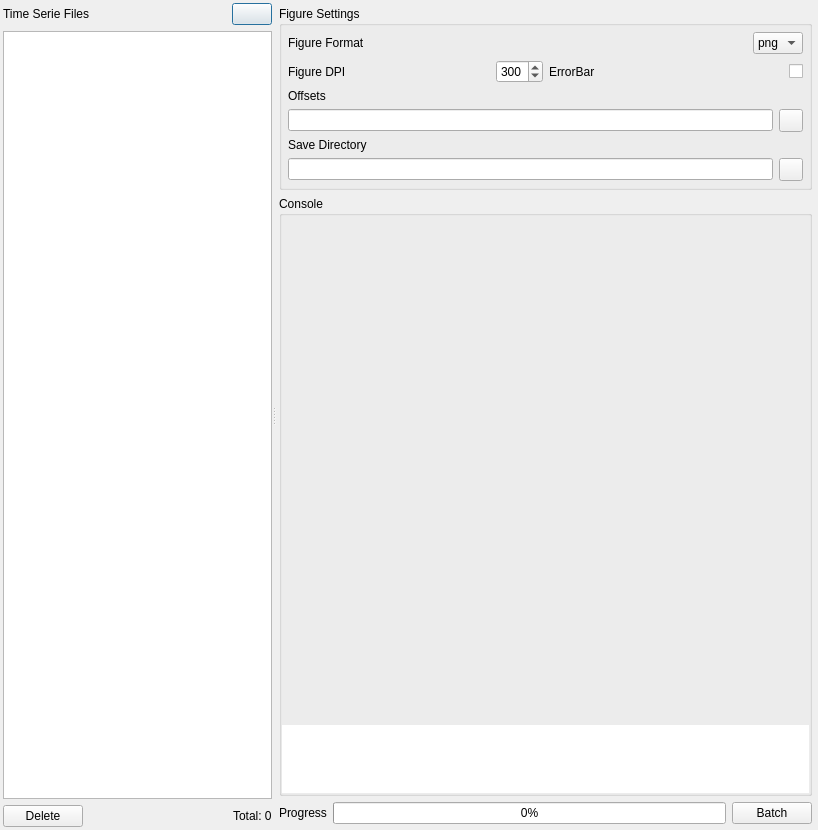
<?xml version="1.0" encoding="UTF-8"?>
<ui version="4.0">
 <class>Dialog</class>
 <widget class="QDialog" name="Dialog">
  <property name="geometry">
   <rect>
    <x>0</x>
    <y>0</y>
    <width>818</width>
    <height>817</height>
   </rect>
  </property>
  <property name="windowTitle">
   <string>TSAnalyzer Figures</string>
  </property>
  <layout class="QGridLayout" name="gridLayout_2">
   <property name="margin">
    <number>3</number>
   </property>
   <property name="spacing">
    <number>3</number>
   </property>
   <item row="0" column="0">
    <widget class="QSplitter" name="splitter">
     <property name="orientation">
      <enum>Qt::Horizontal</enum>
     </property>
     <widget class="QWidget" name="layoutWidget">
      <layout class="QVBoxLayout" name="verticalLayout_7">
       <item>
        <layout class="QHBoxLayout" name="horizontalLayout_22">
         <item>
          <widget class="QLabel" name="label">
           <property name="text">
            <string>Time Serie Files</string>
           </property>
          </widget>
         </item>
         <item>
          <spacer name="horizontalSpacer_6">
           <property name="orientation">
            <enum>Qt::Horizontal</enum>
           </property>
           <property name="sizeHint" stdset="0">
            <size>
             <width>40</width>
             <height>20</height>
            </size>
           </property>
          </spacer>
         </item>
         <item>
          <widget class="QPushButton" name="selectButton">
           <property name="text">
            <string/>
           </property>
          </widget>
         </item>
        </layout>
       </item>
       <item>
        <widget class="QListWidget" name="listWidget">
         <property name="sortingEnabled">
          <bool>true</bool>
         </property>
        </widget>
       </item>
       <item>
        <layout class="QHBoxLayout" name="horizontalLayout_15">
         <item>
          <widget class="QPushButton" name="deleteButton">
           <property name="text">
            <string>Delete</string>
           </property>
          </widget>
         </item>
         <item>
          <spacer name="horizontalSpacer_20">
           <property name="orientation">
            <enum>Qt::Horizontal</enum>
           </property>
           <property name="sizeHint" stdset="0">
            <size>
             <width>40</width>
             <height>20</height>
            </size>
           </property>
          </spacer>
         </item>
         <item>
          <widget class="QLabel" name="countLabel">
           <property name="text">
            <string>Total: 0</string>
           </property>
          </widget>
         </item>
        </layout>
       </item>
      </layout>
     </widget>
     <widget class="QWidget" name="layoutWidget">
      <layout class="QVBoxLayout" name="verticalLayout_4">
       <property name="margin">
        <number>3</number>
       </property>
       <item>
        <widget class="QGroupBox" name="groupBox">
         <property name="title">
          <string>Figure Settings</string>
         </property>
         <layout class="QGridLayout" name="gridLayout">
          <property name="margin">
           <number>6</number>
          </property>
          <property name="spacing">
           <number>6</number>
          </property>
          <item row="0" column="0" colspan="2">
           <layout class="QHBoxLayout" name="horizontalLayout">
            <item>
             <widget class="QLabel" name="label_2">
              <property name="text">
               <string>Figure Format</string>
              </property>
             </widget>
            </item>
            <item>
             <spacer name="horizontalSpacer">
              <property name="orientation">
               <enum>Qt::Horizontal</enum>
              </property>
              <property name="sizeHint" stdset="0">
               <size>
                <width>40</width>
                <height>20</height>
               </size>
              </property>
             </spacer>
            </item>
            <item>
             <widget class="QComboBox" name="comboBox">
              <item>
               <property name="text">
                <string>png</string>
               </property>
              </item>
              <item>
               <property name="text">
                <string>eps</string>
               </property>
              </item>
              <item>
               <property name="text">
                <string>jpg</string>
               </property>
              </item>
              <item>
               <property name="text">
                <string>pdf</string>
               </property>
              </item>
             </widget>
            </item>
           </layout>
          </item>
          <item row="1" column="0">
           <layout class="QHBoxLayout" name="horizontalLayout_2">
            <item>
             <widget class="QLabel" name="label_3">
              <property name="text">
               <string>Figure DPI</string>
              </property>
             </widget>
            </item>
            <item>
             <spacer name="horizontalSpacer_2">
              <property name="orientation">
               <enum>Qt::Horizontal</enum>
              </property>
              <property name="sizeHint" stdset="0">
               <size>
                <width>40</width>
                <height>20</height>
               </size>
              </property>
             </spacer>
            </item>
            <item>
             <widget class="QSpinBox" name="dpiBox">
              <property name="minimum">
               <number>100</number>
              </property>
              <property name="maximum">
               <number>999</number>
              </property>
              <property name="singleStep">
               <number>10</number>
              </property>
              <property name="value">
               <number>300</number>
              </property>
             </widget>
            </item>
           </layout>
          </item>
          <item row="1" column="1">
           <layout class="QHBoxLayout" name="horizontalLayout_3">
            <item>
             <widget class="QLabel" name="label_4">
              <property name="text">
               <string>ErrorBar</string>
              </property>
             </widget>
            </item>
            <item>
             <spacer name="horizontalSpacer_3">
              <property name="orientation">
               <enum>Qt::Horizontal</enum>
              </property>
              <property name="sizeHint" stdset="0">
               <size>
                <width>40</width>
                <height>20</height>
               </size>
              </property>
             </spacer>
            </item>
            <item>
             <widget class="QCheckBox" name="errorBarCheck">
              <property name="text">
               <string/>
              </property>
             </widget>
            </item>
           </layout>
          </item>
          <item row="2" column="0" colspan="2">
           <layout class="QVBoxLayout" name="verticalLayout_2">
            <item>
             <widget class="QLabel" name="label_6">
              <property name="text">
               <string>Offsets</string>
              </property>
             </widget>
            </item>
            <item>
             <layout class="QHBoxLayout" name="horizontalLayout_5">
              <item>
               <widget class="QLineEdit" name="offsetsEdit">
                <property name="readOnly">
                 <bool>true</bool>
                </property>
               </widget>
              </item>
              <item>
               <widget class="QToolButton" name="offsetsButton">
                <property name="text">
                 <string/>
                </property>
               </widget>
              </item>
             </layout>
            </item>
           </layout>
          </item>
          <item row="3" column="0" colspan="2">
           <layout class="QVBoxLayout" name="verticalLayout">
            <item>
             <widget class="QLabel" name="label_5">
              <property name="text">
               <string>Save Directory</string>
              </property>
             </widget>
            </item>
            <item>
             <layout class="QHBoxLayout" name="horizontalLayout_4">
              <item>
               <widget class="QLineEdit" name="dirEdit">
                <property name="readOnly">
                 <bool>true</bool>
                </property>
               </widget>
              </item>
              <item>
               <widget class="QToolButton" name="saveDirButton">
                <property name="text">
                 <string/>
                </property>
               </widget>
              </item>
             </layout>
            </item>
           </layout>
          </item>
         </layout>
        </widget>
       </item>
       <item>
        <widget class="QGroupBox" name="groupBox_2">
         <property name="title">
          <string>Console</string>
         </property>
         <layout class="QVBoxLayout" name="verticalLayout_3">
          <property name="spacing">
           <number>0</number>
          </property>
          <property name="leftMargin">
           <number>0</number>
          </property>
          <property name="topMargin">
           <number>9</number>
          </property>
          <property name="rightMargin">
           <number>0</number>
          </property>
          <property name="bottomMargin">
           <number>0</number>
          </property>
          <item>
           <widget class="QLabel" name="imageLabel">
            <property name="minimumSize">
             <size>
              <width>500</width>
              <height>500</height>
             </size>
            </property>
            <property name="maximumSize">
             <size>
              <width>500</width>
              <height>500</height>
             </size>
            </property>
            <property name="text">
             <string/>
            </property>
           </widget>
          </item>
          <item>
           <widget class="QPlainTextEdit" name="consoleEdit">
            <property name="frameShape">
             <enum>QFrame::NoFrame</enum>
            </property>
            <property name="frameShadow">
             <enum>QFrame::Raised</enum>
            </property>
            <property name="lineWrapMode">
             <enum>QPlainTextEdit::WidgetWidth</enum>
            </property>
            <property name="readOnly">
             <bool>true</bool>
            </property>
           </widget>
          </item>
         </layout>
        </widget>
       </item>
       <item>
        <layout class="QHBoxLayout" name="horizontalLayout_23">
         <item>
          <widget class="QLabel" name="label_24">
           <property name="text">
            <string>Progress</string>
           </property>
          </widget>
         </item>
         <item>
          <widget class="QProgressBar" name="progressBar">
           <property name="value">
            <number>0</number>
           </property>
          </widget>
         </item>
         <item>
          <widget class="QPushButton" name="batchButton">
           <property name="text">
            <string>Batch</string>
           </property>
          </widget>
         </item>
        </layout>
       </item>
      </layout>
     </widget>
    </widget>
   </item>
  </layout>
 </widget>
 <resources/>
 <connections/>
</ui>
